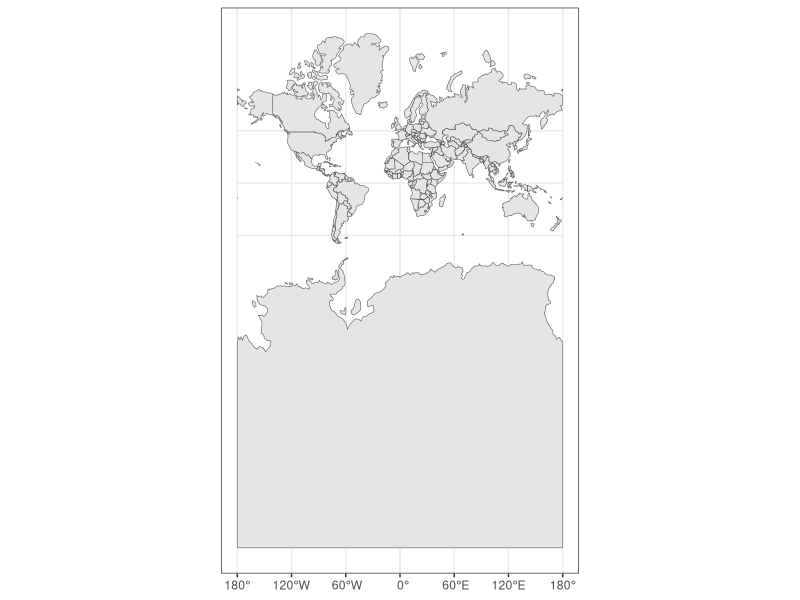
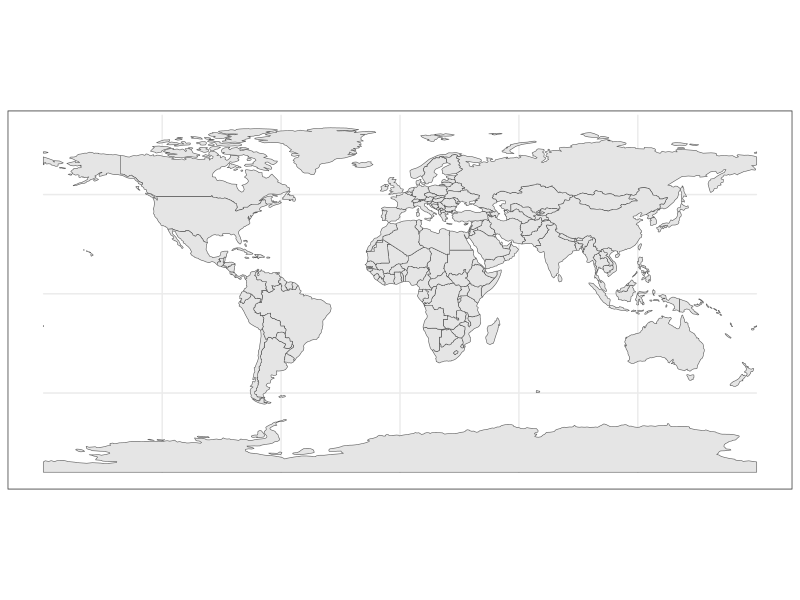
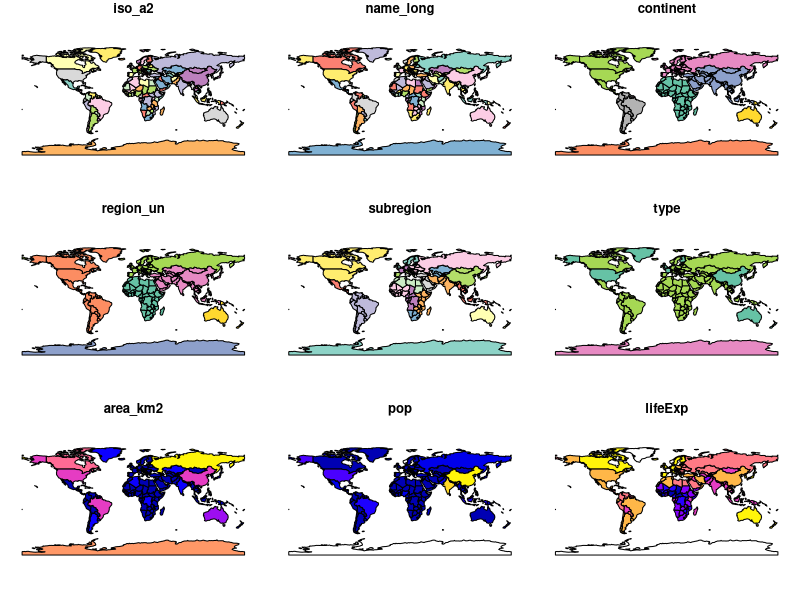
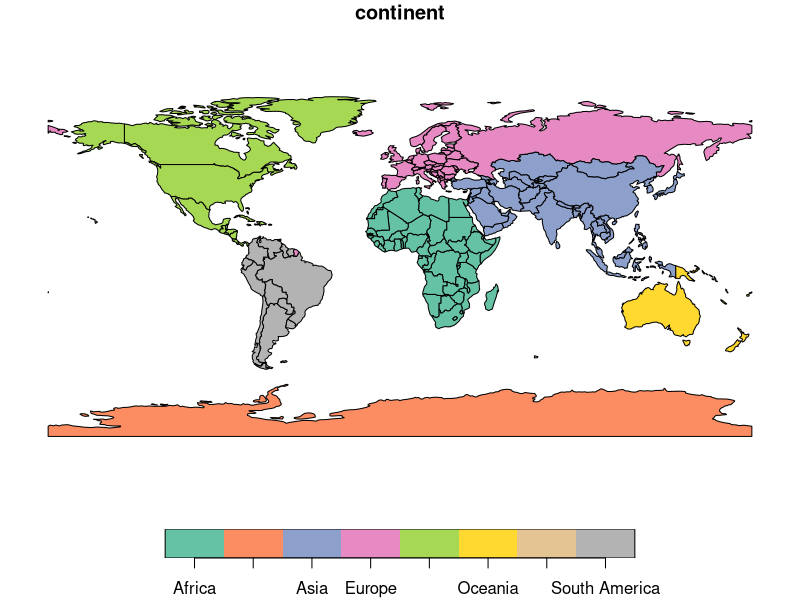
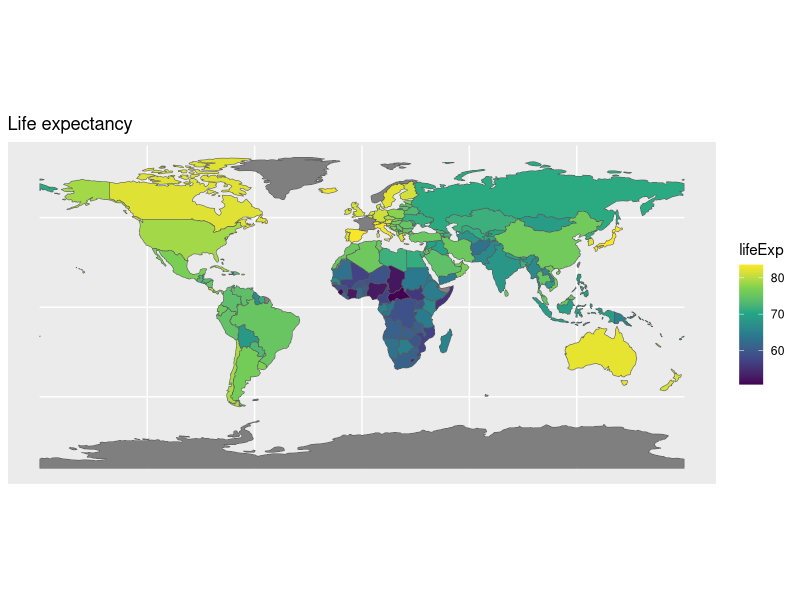

Source code (R) for these figures, in order:
## ---- chunk 1
# figures formatting setup
#none of this is seen on the slides!!!!!!!!
options(htmltools.dir.version = FALSE)
library(knitr)
opts_chunk$set(
  prompt = T,
  fig.align="center", #fig.width=6, fig.height=4.5, 
  # out.width="748px", #out.length="520.75px",
  dpi=300, #fig.path='Figs/',
  cache=F, #echo=F, warning=F, message=F
  engine.opts = list(bash = "-l")
  )

## Next hook based on this SO answer: https://stackoverflow.com/a/39025054
knit_hooks$set(
  prompt = function(before, options, envir) {
    options(
      prompt = if (options$engine %in% c('sh','bash')) '$ ' else 'R> ',
      continue = if (options$engine %in% c('sh','bash')) '$ ' else '+ '
      )
})

knitr::opts_chunk$set(warning = FALSE, message = FALSE) 


library(tidyverse)
library(spData)
library(sf) 
library(gridExtra)
library(units)
## ---- chunk 2
st_crs(world)
## ---- chunk 3
world %>% 
  select(iso_a2, name_long, continent, subregion, area_km2) %>% 
  head(5)
## ---- chunk 4
st_crs(world)
## ---- chunk 5
st_crs(world)$srid

## ---- chunk 6
st_crs(world)$proj4string
## ---- chunk 7
world_mercator <- world %>% 
  st_set_crs(3857)

st_crs(world_mercator)$srid
## ---- chunk 8
world %>% 
  ggplot() +
  geom_sf() +
  coord_sf(crs = st_crs(3857)) + 
  theme_bw()
## ---- chunk 9
st_crs(world)$srid
## ---- chunk 10
world %>% 
  ggplot() +
  geom_sf() +
  coord_sf(crs = st_crs(4326)) + 
  theme_bw()
## ---- chunk 11
germany_area <- world %>%
  filter(iso_a2 == "DE") %>% 
  st_area() %>% 
  units::set_units(km^2)
## ---- chunk 12
print(germany_area)
## ---- chunk 13
de <- world %>% 
  filter(iso_a2 == "DE") %>% 
  st_centroid()

au <- world %>% 
  filter(iso_a2 == "AU") %>% 
  st_centroid()

print(set_units((st_distance(de, au)), km))
## ---- chunk 14
plot(world)
## ---- chunk 15
plot(world['continent'])
## ---- chunk 16
world %>%
  ggplot() +
  geom_sf(aes(fill = lifeExp)) +  
  scale_fill_viridis_c() +
  ggtitle("Life expectancy")
